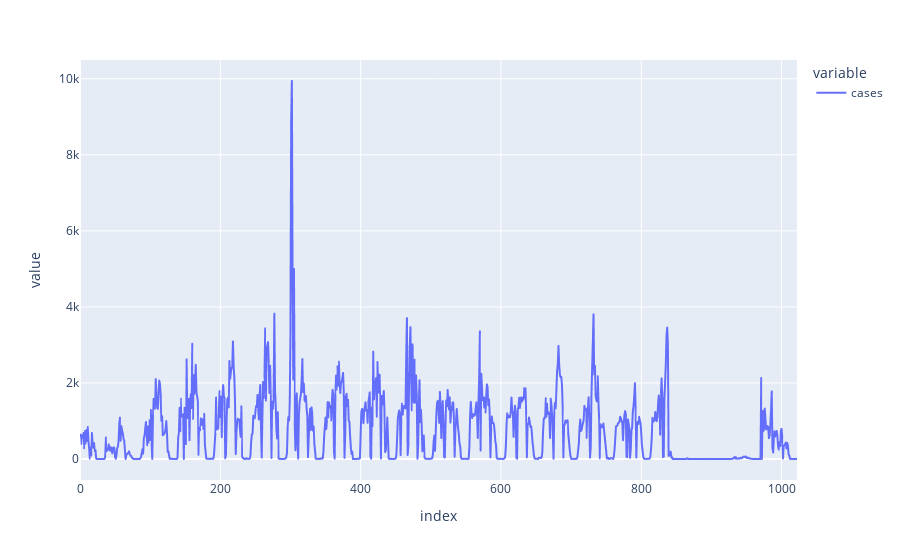

Notebook code for this chart:
### Code cell
px.line(df['cases'])

### Figure 1 — Plotly figure (JSON) as saved in the notebook; plotly's stock layout.template omitted (floating-point values rounded to 4 significant figures; data arrays with more than 128 entries replaced by an {"elided": "..."} marker saying what was removed)
{"data": [{"hovertemplate": "variable=cases<br>index=%{x}<br>value=%{y}<extra></extra>", "legendgroup": "cases", "line": {"color": "#636efa", "dash": "solid"}, "marker": {"symbol": "circle"}, "mode": "lines", "name": "cases", "showlegend": true, "type": "scattergl", "x": {"elided": "1023 int values"}, "xaxis": "x", "y": {"elided": "1023 int values"}, "yaxis": "y"}], "layout": {"legend": {"title": {"text": "variable"}, "tracegroupgap": 0}, "margin": {"t": 60}, "xaxis": {"anchor": "y", "domain": [0, 1], "title": {"text": "index"}}, "yaxis": {"anchor": "x", "domain": [0, 1], "title": {"text": "value"}}}}
